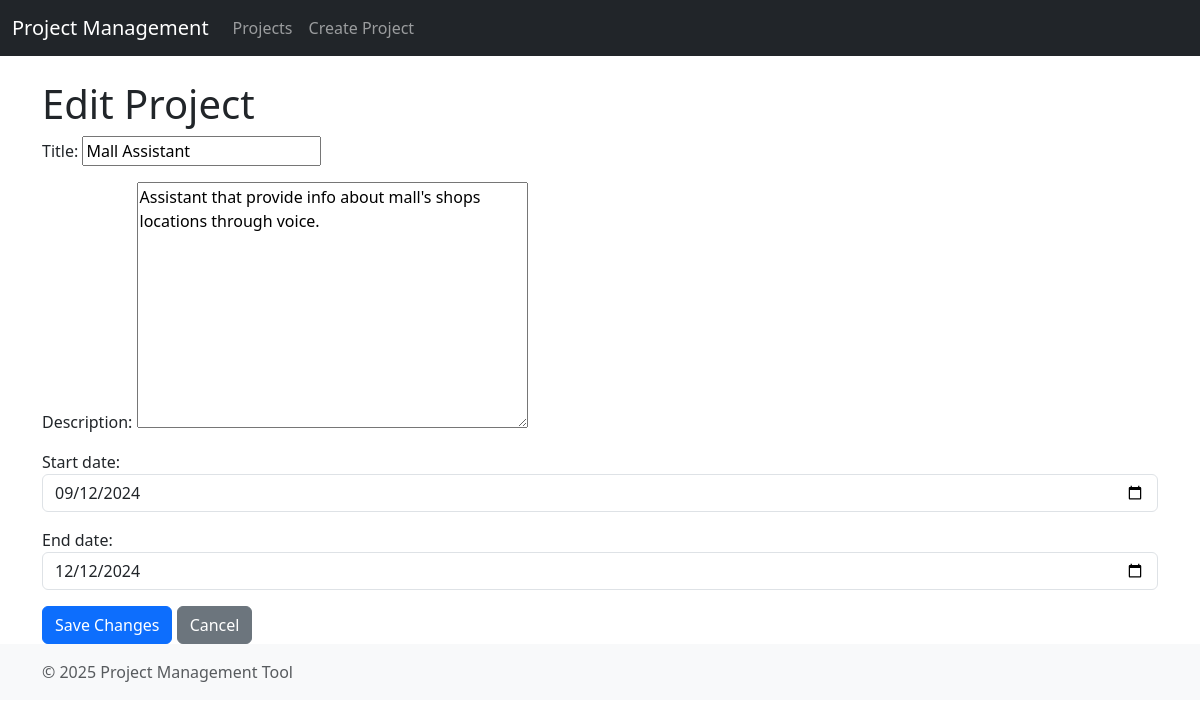
Screenshot of /projects/2/edit/ with the database file from the repository.
### projects/models.py (models this page shows, shortened)
class Project(models.Model):
    title = models.CharField(max_length=200)
    description = models.TextField()
    start_date = models.DateField()
    end_date = models.DateField()

### projects/views.py (the view)
# urls.py: path('projects/<int:pk>/edit/', views.edit_project, name='edit_project'),
def edit_project(request, pk):
    project = get_object_or_404(Project, pk=pk)
    if request.method == "POST":
        form = ProjectForm(request.POST, instance=project)
        if form.is_valid():
            form.save()
            return redirect('project_detail', pk=project.pk)
    else:
        form = ProjectForm(instance=project)
    return render(request, 'edit_project.html', {'form': form, 'project': project})

### projects/forms.py
class ProjectForm(forms.ModelForm):
    class Meta:
        model = Project
        fields = ['title', 'description', 'start_date', 'end_date']
        widgets = {
            'start_date': forms.DateInput(attrs={'type': 'date', 'class': 'form-control'}),
            'end_date': forms.DateInput(attrs={'type': 'date', 'class': 'form-control'}),
        }

### projects/templates/edit_project.html (shortened to what this page needs)
{% extends 'base.html' %}
{% block content %}
<h1>Edit Project</h1>
<form method="post">
    {{ form.as_p }}
    <button type="submit" class="btn btn-primary">Save Changes</button>
    <a href="{% url 'project_detail' project.pk %}" class="btn btn-secondary">Cancel</a>
</form>
{% endblock %}

### rows the page displays
Project: title "Mall Assistant", description "Assistant that provide info about mall's shops locations through voice.", start_date "09/12/2024", end_date "12/12/2024"
